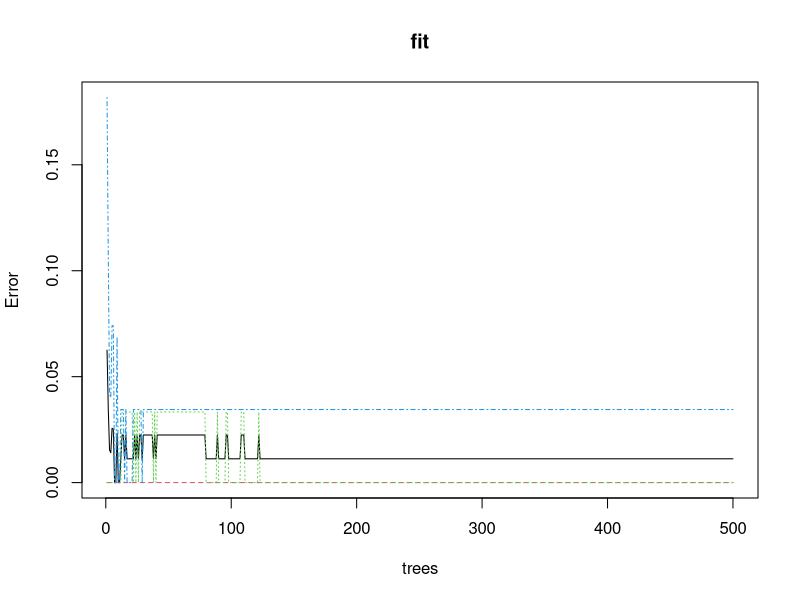

R code for this plot:
install.packages("randomForest")
library(randomForest)
data("iris")
str(iris)
iris$Species = as.factor(iris$Species)
set.seed(123)
ind = sample(2,nrow(iris),replace=TRUE,prob = c(0.6,0.4))
trainset = iris[ind==1,]
testset = iris[ind==2,]
fit = randomForest(Species ~ .,data=trainset)
print(fit)
plot(fit)
prey = predict(fit,testset)
prey
